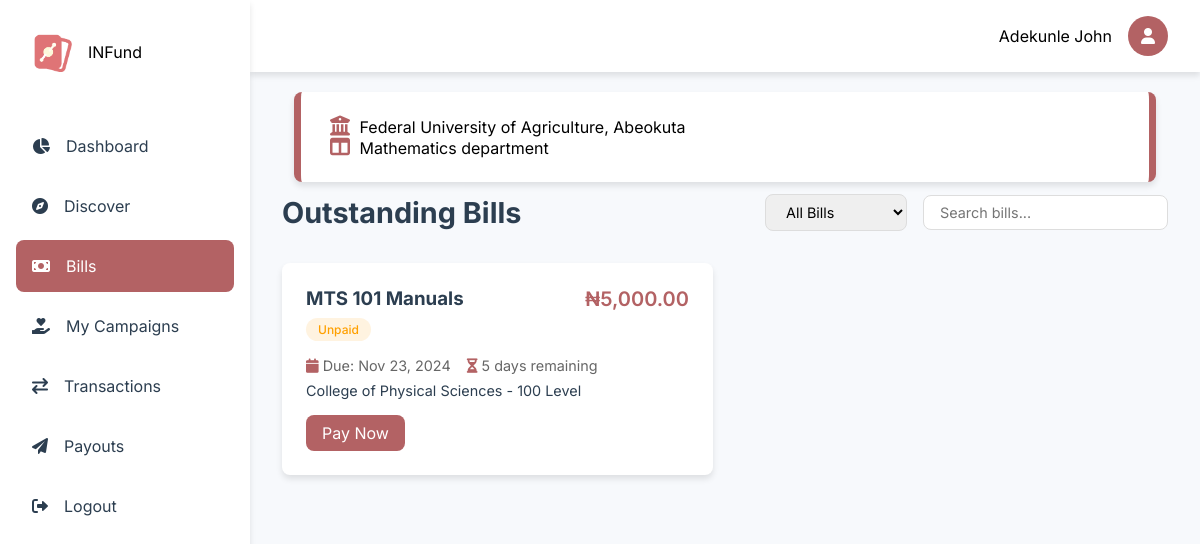
/dashboard/bills.php (signed in), run on the app's committed database.
### tables this page shows
CREATE TABLE `users` (
  `id` int(11) NOT NULL,
  `fullname` varchar(1000) NOT NULL,
  `email` varchar(200) DEFAULT NULL,
  `balance` decimal(15,2) NOT NULL DEFAULT 0.00,
  `username` varchar(30) NOT NULL,
  `phone` varchar(30) DEFAULT NULL,
  `dob` varchar(200) DEFAULT NULL,
  `country` varchar(200) DEFAULT NULL,
  `state` varchar(1000) DEFAULT NULL,
  `university` varchar(1000) DEFAULT NULL,
  `faculty` varchar(1000) DEFAULT NULL,
  `department` varchar(1000) DEFAULT NULL,
  `matric_no` varchar(1000) NOT NULL,
  `password` varchar(1000) DEFAULT NULL,
  `level` varchar(200) NOT NULL DEFAULT '100',
  `bank_id` varchar(200) DEFAULT NULL,
  `bank_account_name` varchar(200) DEFAULT NULL,
  `account_number` int(30) DEFAULT NULL,
  `created_at` varchar(1000) DEFAULT current_timestamp(),
  `last_login` varchar(1000) DEFAULT current_timestamp(),
  `gender` varchar(1000) DEFAULT NULL
);

CREATE TABLE `universities` (
  `id` bigint(20) UNSIGNED NOT NULL,
  `abbreviation` varchar(10) NOT NULL,
  `name` varchar(255) NOT NULL,
  `type` enum('Federal','State','Uniformed','Private') NOT NULL,
  `country` varchar(50) DEFAULT 'Nigeria',
  `email` varchar(1000) DEFAULT NULL,
  `password` varchar(1000) DEFAULT NULL,
  `secret_code` varchar(1000) DEFAULT NULL,
  `logo` varchar(1000) NOT NULL DEFAULT 'default.png'
);

CREATE TABLE `bills` (
  `id` int(11) NOT NULL,
  `creator_id` int(11) NOT NULL,
  `name` varchar(255) NOT NULL,
  `university` varchar(255) NOT NULL,
  `faculty` varchar(255) NOT NULL,
  `department` varchar(1000) NOT NULL,
  `level` varchar(255) NOT NULL,
  `matric_no` varchar(255) NOT NULL,
  `price` decimal(10,2) NOT NULL,
  `start_date` date DEFAULT NULL,
  `end_date` date DEFAULT NULL,
  `created_at` timestamp NOT NULL DEFAULT current_timestamp()
);

### includes/user/functions.php (called while the page is built, shortened)
<?php
function getUserDetails(string $email): array
{
    global $conn;
    if (strpos($email, "@")) {
        $query = "SELECT * FROM users WHERE email = ?";
    } else {
        $query = "SELECT * FROM users WHERE id = ?";
    }
    $stmt = $conn->prepare($query);
    $stmt->bind_param("s", $email);
    $stmt->execute();
    $result = $stmt->get_result();
    $data = $result->fetch_assoc();
    return $data;
}
?>

### includes/get_universities.php (called while the page is built, shortened)
<?php
function get_university($abbr)
{
    global $conn;
    $stmt = $conn->prepare("SELECT * FROM universities WHERE abbreviation=?");
    $stmt->bind_param("s", $abbr);
    $stmt->execute();
    $result = $stmt->get_result();
    $university = [];
    while ($row = $result->fetch_assoc()) {
        $university[] = $row;
    }
    return $university;
}

### includes/user/get_bills.php (called while the page is built, shortened)
<?php
function getBillsByDepartment($department, $user_id)
{
    global $conn;
    $query = "SELECT b.*,
              p.amount_paid,
              p.status as payment_status,
              p.last_payment_date,
              DATEDIFF(b.end_date, CURRENT_DATE()) as days_remaining
              FROM bills b
              LEFT JOIN payments p ON b.id = p.bill_id AND p.student_id = ?
              WHERE b.department = ?
              AND b.end_date >= CURRENT_DATE()
              ORDER BY b.end_date ASC";
    $stmt = $conn->prepare($query);
    $stmt->bind_param("is", $user_id, $department);
    $stmt->execute();
    $result = $stmt->get_result();
    return $result->fetch_all(MYSQLI_ASSOC);
}

### dashboard/bills.php (the view, shortened to what this page needs)
<?php
$page = "Bills";
$css1 = "bills_campaigns";
include '../config/config.php';
include '../includes/get_universities.php';
include '../includes/user/get_bills.php';
include '../includes/user/nav.php';
$university = get_university($my_details['university']);
$bills = getBillsByDepartment($my_details['department'], $_SESSION['user_id']);
function getBadgeClass($status)
{
    switch ($status) {
        default:
            return 'badge-warning';
    }
}
?>
<main class="main-content">
    <div class="server-details">
        <i class="fas fa-university"></i> <?php echo $university[0]['name'] ?? 'University Not Found'; ?>
        <br>
        <i class="fas fa-columns"></i> <?php echo $my_details['department']; ?> department
    </div>
    <div class="page-header">
        <h1>Outstanding Bills</h1>
        <div class="filter-section">
            <select class="filter-select">
                <option value="all">All Bills</option>
            </select>
            <input type="text" class="search-input" placeholder="Search bills...">
        </div>
    </div>
    <div class="bills-grid">
        <?php if (!empty($bills)) : ?>
            <?php foreach ($bills as $bill) : ?>
                <?php
                $payment_status = $bill['payment_status'] ?? 'Unpaid';
                $badge_class = getBadgeClass($payment_status);
                $amount_display = '₦' . number_format($bill['price'], 2);
                ?>
                <div class="bill-card" data-status="<?php echo strtolower($payment_status); ?>">
                    <div class="bill-header">
                        <div class="bill-title">
                            <h3><?php echo htmlspecialchars($bill['name']); ?></h3>
                            <span class="badge <?php echo $badge_class; ?>">
                                <?php echo $payment_status; ?>
                            </span>
                        </div>
                        <div class="bill-amount"><?php echo $amount_display; ?></div>
                    </div>
                    <div class="bill-details">
                        <div class="bill-info">
                            <span><i class="fas fa-calendar"></i> Due: <?php echo date('M d, Y', strtotime($bill['end_date'])); ?></span>
                            <span><i class="fas fa-hourglass-half"></i> <?php echo $bill['days_remaining']; ?> days remaining</span>
                        </div>
                        <p class="bill-description">
                            <?php echo htmlspecialchars($bill['faculty'] . ' - ' . $bill['level'] . ' Level'); ?>
                        </p>
                    </div>
                    <?php if ($payment_status !== 'Paid') : ?>
                        <div class="bill-actions">
                            <a href="bill.php?id=<?php echo $bill['id']; ?>" class="pay-button">Pay Now</a>
                        </div>
                    <?php endif; ?>
                </div>
            <?php endforeach; ?>
        <?php endif; ?>
    </div>
</main>
<?php
include '../includes/user/footer.php';
?>

### includes/user/nav.php (shortened to what this page needs)
<?php
include '../config/config.php';
include '../includes/user/functions.php';
$my_details = getUserDetails($_SESSION["user_id"]);
?>
<!DOCTYPE html>
<html lang="en">
<head>
    <link href="https://cdnjs.cloudflare.com/ajax/libs/toastr.js/latest/css/toastr.min.css" rel="stylesheet" />
    <link rel="stylesheet" href="https://cdnjs.cloudflare.com/ajax/libs/font-awesome/6.0.0/css/all.min.css">
    <link rel="stylesheet" href="../assets/css/user/nav.css">
    <?php if (isset($css1)) : ?>
        <link rel="stylesheet" href="../assets/css/user/<?= $css1 ?>.css">
    <?php endif; ?>
</head>
<body>
    <div class="container">
        <nav class="sidenav">
            <div class="logo">
                <img src="../assets/images/static/logo.png" alt="Logo">
                <span>INFund</span>
            </div>
            <ul class="nav-links">
                <li class="nav-item">
                    <a href="./overview" class="nav-link <?= isset($page) && $page == 'Overview' ? 'active' : ''; ?>">
                        <i class="fas fa-chart-pie"></i>
                        <span>Dashboard</span>
                    </a>
                </li>
                <li class="nav-item">
                    <a href="./discover" class="nav-link <?= isset($page) && $page == 'Discover' ? 'active' : ''; ?>">
                        <i class="fas fa-compass"></i>
                        <span>Discover</span>
                    </a>
                </li>
                <li class="nav-item">
                    <a href="./bills" class="nav-link <?= isset($page) && $page == 'Bills' ? 'active' : ''; ?>">
                        <i class="fas fa-money-bill"></i>
                        <span>Bills</span>
                    </a>
                </li>
                <li class="nav-item">
                    <a href="./campaigns" class="nav-link <?= isset($page) && $page == 'Campaigns' ? 'active' : ''; ?>">
                        <i class="fas fa-hand-holding-heart"></i>
                        <span>My Campaigns</span>
                    </a>
                </li>
                <li class="nav-item">
                    <a href="./transactions" class="nav-link <?= isset($page) && $page == 'Transactions' ? 'active' : ''; ?>">
                        <i class="fas fa-exchange"></i>
                        <span>Transactions</span>
                    </a>
                </li>
                <li class="nav-item">
                    <a href="./payouts" class="nav-link <?= isset($page) && $page == 'Payouts' ? 'active' : ''; ?>">
                        <i class="fas fa-paper-plane"></i>
                        <span>Payouts</span>
                    </a>
                </li>
                <li class="nav-item">
                    <a href="./logout" class="nav-link ">
                        <i class="fas fa-sign-out-alt"></i>
                        <span>Logout</span>
                    </a>
                </li>
            </ul>
        </nav>
        <div class="topnav">
            <div class="user-profile">
                <span><?php echo $my_details['fullname']; ?></span>
                <a href="./profile">
                    <div class="avatar">
                        <i class="fas fa-user"></i>
                    </div>
                </a>
            </div>
        </div>

### assets/css/user/nav.css (style rules this page uses)
:root { --primary-color: #b36264; --secondary-color: #755e28; --accent-color: #b36264; --text-color: #2c3e50; --background-color: #f7f9fc; --card-background: #ffffff; --border-radius: 8px; --transition: all 0.3s ease; --shadow: 0 4px 6px rgba(0, 0, 0, 0.1); --shadow-hover: 0 10px 15px rgba(0, 0, 0, 0.15); --success-color: #4caf50; --warning-color: #ffa000; --danger-color: #f44336; --info-color: #2196f3; }
* { margin: 0; padding: 0; box-sizing: border-box; font-family: "Inter", sans-serif; }
body { background-color: var(--background-color); }
.container { display: flex; min-height: 100vh; }
.sidenav { width: 250px; background: var(--card-background); padding: 1rem; height: 100vh; position: fixed; transition: var(--transition); box-shadow: var(--shadow); z-index: 1000; }
.logo { display: flex; align-items: center; gap: 1rem; padding: 1rem; margin-bottom: 2rem; }
.logo img { width: 40px; height: 40px; }
.nav-links { list-style: none; }
.nav-item { margin-bottom: 0.5rem; }
.nav-link { display: flex; align-items: center; padding: 1rem; color: var(--text-color); text-decoration: none; border-radius: var(--border-radius); transition: var(--transition); gap: 1rem; }
.nav-link.active { background: var(--accent-color); color: white; }
.topnav { background: var(--card-background); padding: 1rem 2rem; display: flex; justify-content: flex-end; align-items: center; position: fixed; width: calc(100% - 250px); right: 0; box-shadow: var(--shadow); z-index: 900; }
.user-profile { display: flex; align-items: center; gap: 1rem; }
.avatar { width: 40px; height: 40px; border-radius: 50%; background: var(--accent-color); display: flex; align-items: center; justify-content: center; color: white; }
.main-content { margin-left: 250px; padding: 5rem 2rem 2rem; flex: 1; }
.server-details { background: var(--card-background); padding: 1.5rem; border-radius: var(--border-radius); box-shadow: var(--shadow); transition: var(--transition); margin: 12px 12px; border-left: 7px solid var(--accent-color); border-right: 7px solid var(--accent-color); }
.server-details i { color: var(--accent-color); margin: 0px 5px; font-size: 20px; }
.badge { padding: 0.25rem 0.75rem; border-radius: 20px; font-size: 0.75rem; font-weight: 500; }
.badge-warning { background: #fff3e0; color: var(--warning-color); }

### assets/css/user/bills_campaigns.css (style rules this page uses)
.page-header { display: flex; justify-content: space-between; align-items: center; margin-bottom: 2rem; flex-wrap: wrap; gap: 1rem; }
.page-header h1 { color: var(--text-color); font-size: 1.8rem; margin: 0; }
.filter-section { display: flex; gap: 1rem; align-items: center; }
.filter-select, .search-input { padding: 0.5rem 1rem; border: 1px solid #ddd; border-radius: var(--border-radius); font-size: 0.9rem; }
.search-input { min-width: 200px; }
.bills-grid { display: grid; gap: 1.5rem; grid-template-columns: repeat(auto-fill, minmax(350px, 1fr)); }
.bill-card { background: var(--card-background); border-radius: var(--border-radius); padding: 1.5rem; box-shadow: var(--shadow); transition: var(--transition); }
.bill-header { display: flex; justify-content: space-between; align-items: flex-start; margin-bottom: 1rem; }
.bill-title h3 { margin: 0 0 0.5rem 0; color: var(--text-color); }
.bill-amount { font-size: 1.25rem; font-weight: 600; color: var(--accent-color); }
.bill-info { display: flex; gap: 1rem; color: #666; font-size: 0.9rem; margin-bottom: 0.5rem; }
.bill-info i { color: var(--accent-color); }
.bill-description { color: var(--text-color); font-size: 0.9rem; margin: 0.5rem 0; }
.bill-actions { display: flex; gap: 1rem; margin-top: 1rem; }
.bill-actions a { text-decoration: none; }
.pay-button { padding: 0.5rem 1rem; background: var(--accent-color); color: white; border: none; border-radius: var(--border-radius); cursor: pointer; transition: var(--transition); }
.badge { padding: 0.25rem 0.75rem; border-radius: 20px; font-size: 0.75rem; font-weight: 500; display: inline-flex; align-items: center; }
@media (max-width: 1200px) { .bills-grid { grid-template-columns: repeat(2, 1fr); } }
.bill-card, .campaign-card { animation: slideIn 0.3s ease-out; }

### data on the page
users: fullname "Adekunle John", department "Mathematics"
universities: name "Federal University of Agriculture, Abeokuta"
bills: name "MTS 101 Manuals", payment_status "Unpaid", price "₦5,000.00", end_date "Nov 23, 2024", days_remaining "5", faculty+level "College of Physical Sciences - 100 Level"
